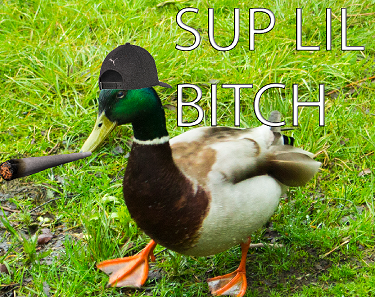
#> input picture Edge Detection/anka.png, 375 x 297 px, found by its file name
$ python grayscale_histogram_18.py
#> lines starting #> are read from the running program, lines starting #| are printed output that depends on the picture
from matplotlib import pyplot as plt
import cv2

img = cv2.imread("anka.png",cv2.COLOR_BGR2GRAY)
#> img is the input picture: shape (297, 375, 3); mean B, G, R 52.2, 146.2, 122.1

hist = cv2.calcHist(img,[0], None, [256], [0, 256])
#> hist = 256 values, max 99 at index 0, min 0 at index 8, mean 4.39

#Skapar ett graf objekt
plt.figure()
#Lägger till titlar till grafen
plt.title("GrayScale Histogram")
plt.xlabel("Staplar")
plt.ylabel("# pixlar")
#Plottar nu upp higtogramet på grafen
plt.plot(hist)
#Sätter x-Leds begränsningar
plt.xlim([0, 256])
#Väljer nu att faktiskt visa grafen
plt.show()
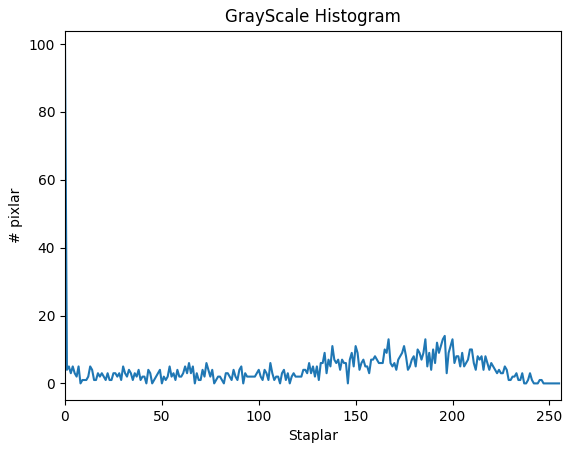
#> figure drawn by matplotlib, 1 panel; curve peaks at x = 0, y = 99
cv2.waitKey(0)
